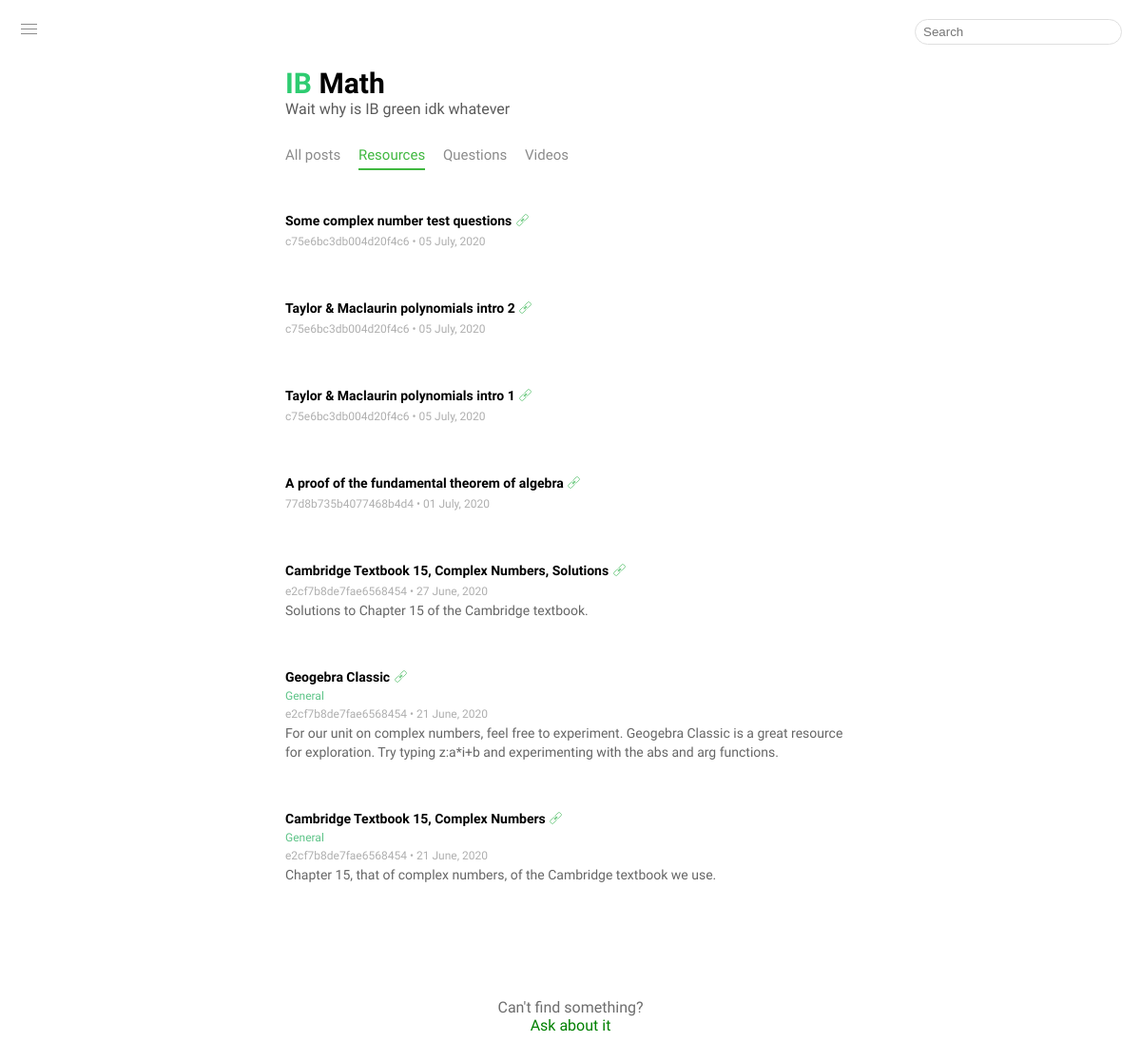
Page /Resources on the earlier database version.
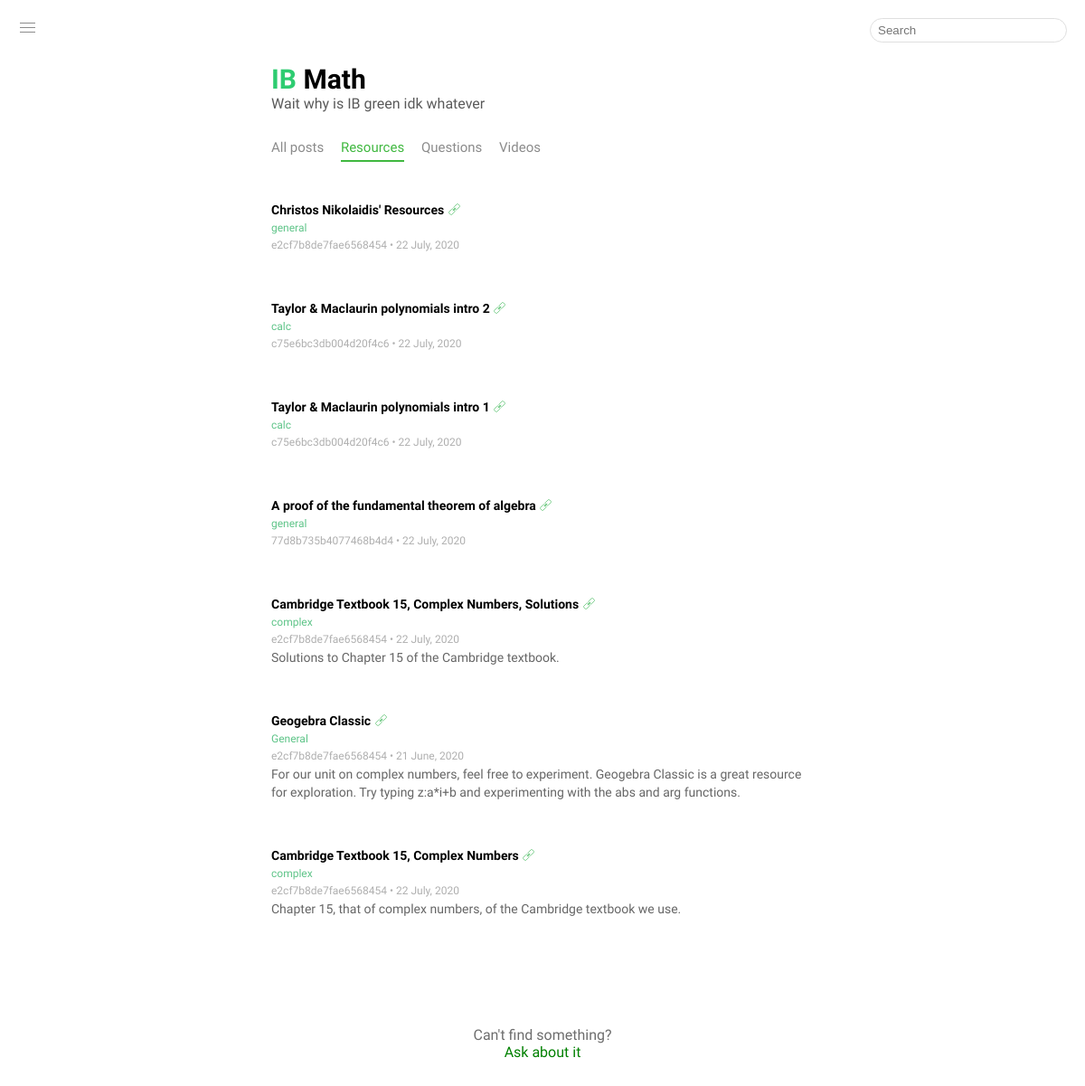
Same page on the later database version.
### tables this page shows
CREATE TABLE posts (id INTEGER PRIMARY KEY, type text, title text, url text, user_content text, user_update text, admin_content text, admin_update text, location text, parent_post_id text, poster text);

### main.py (the view)
@app.route('/Resources')
def resources():
  posts = safe_search(request, select_query("type='resource'"))
  return render_template('index.html', location = 'Resources', posts = posts)

### db_init.py (called while the page is built)
def select_query(q):
  with sq.connect('Posts.db') as c:
    if q == '':
      return select_all()
    return c.execute('SELECT * FROM posts WHERE ' + q).fetchall()[::-1]

### main.py (called while the page is built)
def safe_search(req, default):
  return default if not req.args.get('query') else search(req)

@app.context_processor
def override_url_for():
  return dict(url_for = dated_url_for)

def dated_url_for(endpoint, **vals):
  if endpoint == 'static':
    filename = vals.get('filename', None)
    if filename:
      file_path = os.path.join(app.root_path, endpoint, filename)
      vals['q'] = int(os.stat(file_path).st_mtime)
  return url_for(endpoint, **vals)

### templates/index.html (shortened to what this page needs)
{% extends 'layout.html' %}
{% block content %}
  {% for post in posts %}
    <a class = 'post' href = '/page?id={{post[0]}}'>
      {% if post[1] == 'video' %}
        <div class = 'video-post'>
          {{post[2]}}
          <iframe allowtransparency = 'true' frameBorder = '0' src = '{{post[3]}}' seamless allowfullscreen>Your device does not support this iframe</iframe>
        </div>
      {% elif post[1] == 'question' %}
        <div class = 'question-post'>
          {{post[2]}}
        </div>
      {% elif post[1] == 'resource' %}
        <div class = 'resource-post'>
          {{post[2]}} <div class ='link-icon-holder'><div class="link icon"></div></div>
        </div>
      {% elif post[1] == 'text' %}
        <div class = 'question-post'>
          {{post[2]}}
        </div>
      {% endif %}
      <div class = 'info'>
        <div class = 'tags'>
          {{post[-3]}}
        </div>
        {% if post[1] in ['resource', 'video', 'text'] %}
          <span class = 'user admin-username'>  {{post[-1]}}</span>
        {% else %}
          <span class = 'user'>  {{post[-1]}}</span>
        {% endif %}
        &bull; {{post[5]}}
      </div>
      <div class = 'description'>
        {% if post[4] == '' %}
        {% else %}
          {{post[4]|safe}}
        {% endif %}
      </div>
    </a>
  {% endfor %}
{% endblock %}

### templates/layout.html (shortened to what this page needs)
{% extends 'base_layout.html' %}
{% block page %}
  <div id = 'container'>
    <div id = 'head'>
      <div id = 'title'>
        <span style = 'color: #2ECC71'>IB </span>Math
      </div>
      <div id = 'subtitle'>
        Wait why is IB green idk whatever
      </div>
    </div>
    <div id = 'location'>
      {% for l in ['All posts', 'Resources', 'Questions', 'Videos'] %}
        {% if l == location %}
          <a class = 'location' id = 'here' href = 'https://ibmath--ryan-jacobjacob.repl.co/{{l}}'>{{l}}</a>
        {% else %}
          <a class = 'location' href = 'https://ibmath--ryan-jacobjacob.repl.co/{{l}}'>{{l}}</a>
        {% endif %}
      {% endfor %}
    </div>
    <div id = 'stream'>
      {% block content %}
      {% endblock %}
    </div>
    {% if True %}
      <center>
        <div id = 'looking-for'>
        Can't find something?<br>
          <a href = '/ask' id = 'say-something'>
            Ask about it
          </a>
        </div>
      </center>
    {% endif %}
  </div>
{% endblock %}

### templates/base_layout.html (shortened to what this page needs)
<!DOCTYPE HTML>
<html>
	<head>
    <link rel = 'stylesheet' href = '{{url_for("static", filename = "style.css")}}'>
	</head>
	<body>
    <form action = '/{{location}}' id = 'form'>
      <input name = 'query' type = 'text' id = 'query' placeholder = 'Search'></input>
    </form>
    <div id = 'menu-button'>
      <div class="menu icon"></div>
    </div>
    {% block page %}
    {% endblock %}
	</body>
</html>

### static/style.css (style rules this page uses)
body { margin: 0; background-color: white; //filter: invert(1); }
#container { width: 50%; min-width: 400px; left: 50%; transform: translateX(-50%); position: absolute; font-family: 'Work Sans', sans-serif; transition: transform 0.5s; //border: 1px solid red; }
#title { font-weight: bold; font-size: 30px; margin-top: 70px; //50px; }
#subtitle { color: rgb(90, 90, 90); //margin-bottom: 40px; }
#location { font-size: 15px; //color: rgb(139, 139, 139); margin-top: 30px; }
.location { display: inline; margin-right: 15px; //border-radius: 5px; padding: 0; padding-bottom: 5px; color: rgb(139, 139, 139); transition: color 0.5s; }
#here, #current-category { color: rgb(64, 184, 64); animation: border-reveal 1.5s; }
#here { border-bottom: 2px solid rgb(64, 184, 64); }
#stream { //margin-top: 32px; //margin-top: 100px; margin-top: 10px; // this is so lazy, find the damn mistake instead of cheating like this, you don\'t know the ramifications of doing this }
.post { font-size: 14px; padding: 0; //padding-left: 5px; //border-left: 3px solid rgb(214, 214, 214); //border-radius: 3px; //border: 1px solid black; }
.question-post, .resource-post { //border: 1px solid black; height: 20px; line-height: 20px; white-space: nowrap; }
.question-post, .video-post, .resource-post { margin-top: 50px; //30px; }
.question-post::first-line, .video-post::first-line, .resource-post::first-line { font-weight: 600; color: black; }
.question-post, .description, .resource-post { text-overflow: ellipsis; overflow: hidden; }
.description { color: rgb(102, 102, 102); line-height: 20px; max-height: 60px; }
.info { font-size: 12px; color: rgb(175, 175, 175); //color: rgb(150, 150, 150); margin: 3px 0 3px 0; }
a, a:hover, a:active, a:visited { text-decoration: none; }
#query, #query:focus { //width: 130px; width: 200px; border: 1px solid rgb(223, 223, 223); outline: none; border-radius: 15px; padding: 5px 8px 5px 8px; position: absolutely; }
#form { //display: inline-block; float: right; //margin-top: -5px; margin: 20px; }
.user { //color: rgb(130, 175, 132); //color:rgb(131, 204, 131); }
#looking-for { width: 200px; position: relative; margin-top: 120px; margin-bottom: 130px; color: rgb(109, 109, 109); }
#say-something { color: green; }
.menu.icon { color: rgb(139, 139, 139); position: absolute; margin-left: 2px; margin-top: 10px; width: 17px; height: 1px; background-color: currentColor; }
.menu.icon:before { content: ''; position: absolute; top: -5px; left: 0; width: 17px; height: 1px; background-color: currentColor; }
.menu.icon:after { content: ''; position: absolute; top: 5px; left: 0; width: 17px; height: 1px; background-color: currentColor; }
#menu-button { //border: 1px solid blue; width: 20px; height: 20px; position: fixed; margin: 20px; z-index: 2; }
.location:hover, #menu-button, .question-title, .directory-item:hover { color: rgb(196, 196, 196); }
.admin-username { //color: rgb(78, 168, 78); }
.link.icon { color: rgb(84, 192, 107); position: absolute; margin-left: 4px; margin-top: 8px; width: 7px; height: 1px; background-color: currentColor; -webkit-transform: rotate(-45deg); transform: rotate(-45deg) scale(0.7); }
.link.icon:before { content: ''; position: absolute; top: -3px; left: -7px; width: 8px; height: 5px; border-radius: 2px; border: solid 1px currentColor; }
.link.icon:after { content: ''; position: absolute; top: -3px; right: -7px; width: 8px; height: 5px; border-radius: 2px; border: solid 1px currentColor; }
.link-icon-holder { //border: 1px solid black; display: inline-block; width: 14px; height: 14px; //float: right; }
.tags { color: rgb(94, 196, 136); margin-bottom: 5px; }

Differences in the rows shown:
removed posts: title "Some complex number test questions", poster "c75e6bc3db004d20f4c6", user_update "05 July, 2020"
added posts: title "Christos Nikolaidis' Resources", location "general", poster "e2cf7b8de7fae6568454", user_update "22 July, 2020"
changed posts "Taylor & Maclaurin polynomials intro 2": location (not shown) → "calc"; user_update "05 July, 2020" → "22 July, 2020"
changed posts "Taylor & Maclaurin polynomials intro 1": location (not shown) → "calc"; user_update "05 July, 2020" → "22 July, 2020"
changed posts "A proof of the fundamental theorem of algebra": location (not shown) → "general"; user_update "01 July, 2020" → "22 July, 2020"
changed posts "Cambridge Textbook 15, Complex Numbers, Solutions": location (not shown) → "complex"; user_update "27 June, 2020" → "22 July, 2020"
changed posts "Cambridge Textbook 15, Complex Numbers": location "General" → "complex"; user_update "21 June, 2020" → "22 July, 2020"
